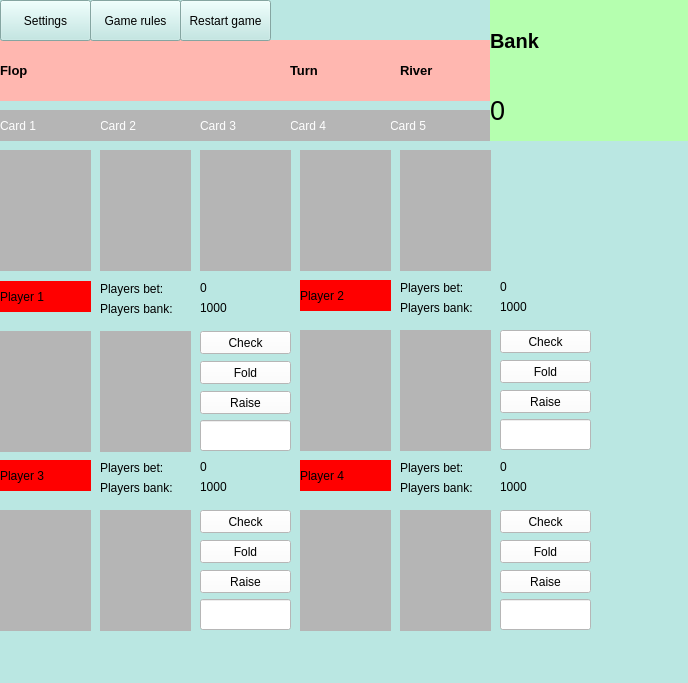
<?xml version="1.0" encoding="UTF-8"?>
<ui version="4.0">
 <class>MainWindow</class>
 <widget class="QMainWindow" name="MainWindow">
  <property name="geometry">
   <rect>
    <x>0</x>
    <y>0</y>
    <width>688</width>
    <height>683</height>
   </rect>
  </property>
  <property name="windowTitle">
   <string>Poker</string>
  </property>
  <property name="styleSheet">
   <string notr="true">background-color: rgb(186, 231, 226);</string>
  </property>
  <widget class="QWidget" name="centralwidget">
   <widget class="QLabel" name="label">
    <property name="geometry">
     <rect>
      <x>0</x>
      <y>40</y>
      <width>291</width>
      <height>61</height>
     </rect>
    </property>
    <property name="font">
     <font>
      <pointsize>10</pointsize>
      <weight>75</weight>
      <bold>true</bold>
     </font>
    </property>
    <property name="styleSheet">
     <string notr="true">background-color: rgb(255, 183, 176);</string>
    </property>
    <property name="text">
     <string>Flop</string>
    </property>
    <property name="margin">
     <number>130</number>
    </property>
   </widget>
   <widget class="QLabel" name="label_2">
    <property name="geometry">
     <rect>
      <x>290</x>
      <y>40</y>
      <width>111</width>
      <height>61</height>
     </rect>
    </property>
    <property name="font">
     <font>
      <pointsize>10</pointsize>
      <weight>75</weight>
      <bold>true</bold>
     </font>
    </property>
    <property name="styleSheet">
     <string notr="true">background-color: rgb(255, 183, 176);</string>
    </property>
    <property name="text">
     <string>Turn</string>
    </property>
    <property name="margin">
     <number>22</number>
    </property>
   </widget>
   <widget class="QLabel" name="label_3">
    <property name="geometry">
     <rect>
      <x>400</x>
      <y>40</y>
      <width>91</width>
      <height>61</height>
     </rect>
    </property>
    <property name="font">
     <font>
      <pointsize>10</pointsize>
      <weight>75</weight>
      <bold>true</bold>
     </font>
    </property>
    <property name="styleSheet">
     <string notr="true">background-color: rgb(255, 183, 176);</string>
    </property>
    <property name="text">
     <string>River</string>
    </property>
    <property name="margin">
     <number>20</number>
    </property>
   </widget>
   <widget class="QLabel" name="card_5">
    <property name="geometry">
     <rect>
      <x>390</x>
      <y>110</y>
      <width>101</width>
      <height>31</height>
     </rect>
    </property>
    <property name="styleSheet">
     <string notr="true">background-color: rgb(181, 181, 181);
color: rgb(255, 255, 255);</string>
    </property>
    <property name="text">
     <string>Card 5</string>
    </property>
    <property name="margin">
     <number>30</number>
    </property>
    <property name="indent">
     <number>-1</number>
    </property>
   </widget>
   <widget class="QLabel" name="card_4">
    <property name="geometry">
     <rect>
      <x>290</x>
      <y>110</y>
      <width>101</width>
      <height>31</height>
     </rect>
    </property>
    <property name="styleSheet">
     <string notr="true">background-color: rgb(181, 181, 181);
color: rgb(255, 255, 255);</string>
    </property>
    <property name="text">
     <string>Card 4</string>
    </property>
    <property name="margin">
     <number>30</number>
    </property>
    <property name="indent">
     <number>-1</number>
    </property>
   </widget>
   <widget class="QLabel" name="card_2">
    <property name="geometry">
     <rect>
      <x>100</x>
      <y>110</y>
      <width>101</width>
      <height>31</height>
     </rect>
    </property>
    <property name="styleSheet">
     <string notr="true">background-color: rgb(181, 181, 181);
color: rgb(255, 255, 255);</string>
    </property>
    <property name="text">
     <string>Card 2</string>
    </property>
    <property name="margin">
     <number>30</number>
    </property>
    <property name="indent">
     <number>-1</number>
    </property>
   </widget>
   <widget class="QLabel" name="card_3">
    <property name="geometry">
     <rect>
      <x>200</x>
      <y>110</y>
      <width>91</width>
      <height>31</height>
     </rect>
    </property>
    <property name="styleSheet">
     <string notr="true">background-color: rgb(181, 181, 181);
color: rgb(255, 255, 255);</string>
    </property>
    <property name="text">
     <string>Card 3</string>
    </property>
    <property name="margin">
     <number>30</number>
    </property>
    <property name="indent">
     <number>-1</number>
    </property>
   </widget>
   <widget class="QLabel" name="card_1">
    <property name="geometry">
     <rect>
      <x>0</x>
      <y>110</y>
      <width>101</width>
      <height>31</height>
     </rect>
    </property>
    <property name="styleSheet">
     <string notr="true">background-color: rgb(181, 181, 181);
color: rgb(255, 255, 255);</string>
    </property>
    <property name="text">
     <string>Card 1</string>
    </property>
    <property name="margin">
     <number>30</number>
    </property>
    <property name="indent">
     <number>-1</number>
    </property>
   </widget>
   <widget class="QLabel" name="label_4">
    <property name="geometry">
     <rect>
      <x>490</x>
      <y>0</y>
      <width>231</width>
      <height>81</height>
     </rect>
    </property>
    <property name="font">
     <font>
      <pointsize>15</pointsize>
      <weight>75</weight>
      <bold>true</bold>
     </font>
    </property>
    <property name="styleSheet">
     <string notr="true">background-color: rgb(181, 255, 175);</string>
    </property>
    <property name="text">
     <string>Bank</string>
    </property>
    <property name="margin">
     <number>20</number>
    </property>
   </widget>
   <widget class="QLabel" name="label_5">
    <property name="geometry">
     <rect>
      <x>490</x>
      <y>80</y>
      <width>231</width>
      <height>61</height>
     </rect>
    </property>
    <property name="font">
     <font>
      <pointsize>20</pointsize>
     </font>
    </property>
    <property name="styleSheet">
     <string notr="true">background-color: rgb(181, 255, 175);</string>
    </property>
    <property name="text">
     <string>0</string>
    </property>
    <property name="margin">
     <number>20</number>
    </property>
   </widget>
   <widget class="QPushButton" name="pushButton">
    <property name="geometry">
     <rect>
      <x>0</x>
      <y>0</y>
      <width>91</width>
      <height>41</height>
     </rect>
    </property>
    <property name="text">
     <string>Settings</string>
    </property>
   </widget>
   <widget class="QPushButton" name="pushButton_2">
    <property name="geometry">
     <rect>
      <x>90</x>
      <y>0</y>
      <width>91</width>
      <height>41</height>
     </rect>
    </property>
    <property name="text">
     <string>Game rules</string>
    </property>
   </widget>
   <widget class="QPushButton" name="pushButton_3">
    <property name="geometry">
     <rect>
      <x>180</x>
      <y>0</y>
      <width>91</width>
      <height>41</height>
     </rect>
    </property>
    <property name="text">
     <string>Restart game</string>
    </property>
   </widget>
   <widget class="QLabel" name="card_6">
    <property name="geometry">
     <rect>
      <x>0</x>
      <y>150</y>
      <width>91</width>
      <height>121</height>
     </rect>
    </property>
    <property name="styleSheet">
     <string notr="true">background-color: rgb(181, 181, 181);
color: rgb(255, 255, 255);</string>
    </property>
    <property name="text">
     <string/>
    </property>
    <property name="margin">
     <number>20</number>
    </property>
    <property name="indent">
     <number>-1</number>
    </property>
   </widget>
   <widget class="QLabel" name="card_7">
    <property name="geometry">
     <rect>
      <x>100</x>
      <y>150</y>
      <width>91</width>
      <height>121</height>
     </rect>
    </property>
    <property name="styleSheet">
     <string notr="true">background-color: rgb(181, 181, 181);
color: rgb(255, 255, 255);</string>
    </property>
    <property name="text">
     <string/>
    </property>
    <property name="margin">
     <number>20</number>
    </property>
    <property name="indent">
     <number>-1</number>
    </property>
   </widget>
   <widget class="QLabel" name="card_8">
    <property name="geometry">
     <rect>
      <x>200</x>
      <y>150</y>
      <width>91</width>
      <height>121</height>
     </rect>
    </property>
    <property name="styleSheet">
     <string notr="true">background-color: rgb(181, 181, 181);
color: rgb(255, 255, 255);</string>
    </property>
    <property name="text">
     <string/>
    </property>
    <property name="margin">
     <number>20</number>
    </property>
    <property name="indent">
     <number>-1</number>
    </property>
   </widget>
   <widget class="QLabel" name="card_9">
    <property name="geometry">
     <rect>
      <x>300</x>
      <y>150</y>
      <width>91</width>
      <height>121</height>
     </rect>
    </property>
    <property name="styleSheet">
     <string notr="true">background-color: rgb(181, 181, 181);
color: rgb(255, 255, 255);</string>
    </property>
    <property name="text">
     <string/>
    </property>
    <property name="margin">
     <number>20</number>
    </property>
    <property name="indent">
     <number>-1</number>
    </property>
   </widget>
   <widget class="QLabel" name="card_10">
    <property name="geometry">
     <rect>
      <x>400</x>
      <y>150</y>
      <width>91</width>
      <height>121</height>
     </rect>
    </property>
    <property name="styleSheet">
     <string notr="true">background-color: rgb(181, 181, 181);
color: rgb(255, 255, 255);</string>
    </property>
    <property name="text">
     <string/>
    </property>
    <property name="margin">
     <number>20</number>
    </property>
    <property name="indent">
     <number>-1</number>
    </property>
   </widget>
   <widget class="QLabel" name="label_6">
    <property name="geometry">
     <rect>
      <x>0</x>
      <y>281</y>
      <width>91</width>
      <height>31</height>
     </rect>
    </property>
    <property name="styleSheet">
     <string notr="true">background-color: rgb(255, 0, 0);</string>
    </property>
    <property name="text">
     <string>Player 1</string>
    </property>
    <property name="margin">
     <number>25</number>
    </property>
   </widget>
   <widget class="QLabel" name="card_11">
    <property name="geometry">
     <rect>
      <x>0</x>
      <y>331</y>
      <width>91</width>
      <height>121</height>
     </rect>
    </property>
    <property name="styleSheet">
     <string notr="true">background-color: rgb(181, 181, 181);
color: rgb(255, 255, 255);</string>
    </property>
    <property name="text">
     <string/>
    </property>
    <property name="margin">
     <number>20</number>
    </property>
    <property name="indent">
     <number>-1</number>
    </property>
   </widget>
   <widget class="QLabel" name="card_12">
    <property name="geometry">
     <rect>
      <x>100</x>
      <y>331</y>
      <width>91</width>
      <height>121</height>
     </rect>
    </property>
    <property name="styleSheet">
     <string notr="true">background-color: rgb(181, 181, 181);
color: rgb(255, 255, 255);</string>
    </property>
    <property name="text">
     <string/>
    </property>
    <property name="margin">
     <number>20</number>
    </property>
    <property name="indent">
     <number>-1</number>
    </property>
   </widget>
   <widget class="QPushButton" name="pushButton_4">
    <property name="geometry">
     <rect>
      <x>200</x>
      <y>331</y>
      <width>91</width>
      <height>23</height>
     </rect>
    </property>
    <property name="styleSheet">
     <string notr="true">background-color: rgb(255, 255, 255);</string>
    </property>
    <property name="text">
     <string>Check</string>
    </property>
   </widget>
   <widget class="QPushButton" name="pushButton_5">
    <property name="geometry">
     <rect>
      <x>200</x>
      <y>361</y>
      <width>91</width>
      <height>23</height>
     </rect>
    </property>
    <property name="styleSheet">
     <string notr="true">background-color: rgb(255, 255, 255);</string>
    </property>
    <property name="text">
     <string>Fold</string>
    </property>
   </widget>
   <widget class="QPushButton" name="pushButton_6">
    <property name="geometry">
     <rect>
      <x>200</x>
      <y>391</y>
      <width>91</width>
      <height>23</height>
     </rect>
    </property>
    <property name="styleSheet">
     <string notr="true">background-color: rgb(255, 255, 255);</string>
    </property>
    <property name="text">
     <string>Raise</string>
    </property>
   </widget>
   <widget class="QLineEdit" name="lineEdit">
    <property name="geometry">
     <rect>
      <x>200</x>
      <y>420</y>
      <width>91</width>
      <height>31</height>
     </rect>
    </property>
    <property name="styleSheet">
     <string notr="true">background-color: rgb(255, 255, 255);</string>
    </property>
   </widget>
   <widget class="QLabel" name="label_7">
    <property name="geometry">
     <rect>
      <x>100</x>
      <y>281</y>
      <width>91</width>
      <height>16</height>
     </rect>
    </property>
    <property name="text">
     <string>Players bet:</string>
    </property>
    <property name="margin">
     <number>0</number>
    </property>
   </widget>
   <widget class="QLabel" name="label_8">
    <property name="geometry">
     <rect>
      <x>100</x>
      <y>301</y>
      <width>91</width>
      <height>16</height>
     </rect>
    </property>
    <property name="text">
     <string>Players bank:</string>
    </property>
   </widget>
   <widget class="QLabel" name="label_9">
    <property name="geometry">
     <rect>
      <x>200</x>
      <y>280</y>
      <width>91</width>
      <height>16</height>
     </rect>
    </property>
    <property name="text">
     <string>0</string>
    </property>
   </widget>
   <widget class="QLabel" name="label_11">
    <property name="geometry">
     <rect>
      <x>200</x>
      <y>300</y>
      <width>91</width>
      <height>16</height>
     </rect>
    </property>
    <property name="text">
     <string>1000</string>
    </property>
   </widget>
   <widget class="QLabel" name="label_12">
    <property name="geometry">
     <rect>
      <x>500</x>
      <y>299</y>
      <width>91</width>
      <height>16</height>
     </rect>
    </property>
    <property name="text">
     <string>1000</string>
    </property>
   </widget>
   <widget class="QLabel" name="label_10">
    <property name="geometry">
     <rect>
      <x>300</x>
      <y>280</y>
      <width>91</width>
      <height>31</height>
     </rect>
    </property>
    <property name="styleSheet">
     <string notr="true">background-color: rgb(255, 0, 0);</string>
    </property>
    <property name="text">
     <string>Player 2</string>
    </property>
    <property name="margin">
     <number>25</number>
    </property>
   </widget>
   <widget class="QLabel" name="label_13">
    <property name="geometry">
     <rect>
      <x>400</x>
      <y>300</y>
      <width>91</width>
      <height>16</height>
     </rect>
    </property>
    <property name="text">
     <string>Players bank:</string>
    </property>
   </widget>
   <widget class="QLabel" name="card_13">
    <property name="geometry">
     <rect>
      <x>300</x>
      <y>330</y>
      <width>91</width>
      <height>121</height>
     </rect>
    </property>
    <property name="styleSheet">
     <string notr="true">background-color: rgb(181, 181, 181);
color: rgb(255, 255, 255);</string>
    </property>
    <property name="text">
     <string/>
    </property>
    <property name="margin">
     <number>20</number>
    </property>
    <property name="indent">
     <number>-1</number>
    </property>
   </widget>
   <widget class="QLabel" name="card_14">
    <property name="geometry">
     <rect>
      <x>400</x>
      <y>330</y>
      <width>91</width>
      <height>121</height>
     </rect>
    </property>
    <property name="styleSheet">
     <string notr="true">background-color: rgb(181, 181, 181);
color: rgb(255, 255, 255);</string>
    </property>
    <property name="text">
     <string/>
    </property>
    <property name="margin">
     <number>20</number>
    </property>
    <property name="indent">
     <number>-1</number>
    </property>
   </widget>
   <widget class="QLabel" name="label_14">
    <property name="geometry">
     <rect>
      <x>500</x>
      <y>279</y>
      <width>91</width>
      <height>16</height>
     </rect>
    </property>
    <property name="text">
     <string>0</string>
    </property>
   </widget>
   <widget class="QLabel" name="label_15">
    <property name="geometry">
     <rect>
      <x>400</x>
      <y>280</y>
      <width>91</width>
      <height>16</height>
     </rect>
    </property>
    <property name="text">
     <string>Players bet:</string>
    </property>
    <property name="margin">
     <number>0</number>
    </property>
   </widget>
   <widget class="QLabel" name="label_16">
    <property name="geometry">
     <rect>
      <x>200</x>
      <y>479</y>
      <width>91</width>
      <height>16</height>
     </rect>
    </property>
    <property name="text">
     <string>1000</string>
    </property>
   </widget>
   <widget class="QLabel" name="label_18">
    <property name="geometry">
     <rect>
      <x>100</x>
      <y>480</y>
      <width>91</width>
      <height>16</height>
     </rect>
    </property>
    <property name="text">
     <string>Players bank:</string>
    </property>
   </widget>
   <widget class="QLabel" name="card_15">
    <property name="geometry">
     <rect>
      <x>0</x>
      <y>510</y>
      <width>91</width>
      <height>121</height>
     </rect>
    </property>
    <property name="styleSheet">
     <string notr="true">background-color: rgb(181, 181, 181);
color: rgb(255, 255, 255);</string>
    </property>
    <property name="text">
     <string/>
    </property>
    <property name="margin">
     <number>20</number>
    </property>
    <property name="indent">
     <number>-1</number>
    </property>
   </widget>
   <widget class="QLabel" name="card_16">
    <property name="geometry">
     <rect>
      <x>100</x>
      <y>510</y>
      <width>91</width>
      <height>121</height>
     </rect>
    </property>
    <property name="styleSheet">
     <string notr="true">background-color: rgb(181, 181, 181);
color: rgb(255, 255, 255);</string>
    </property>
    <property name="text">
     <string/>
    </property>
    <property name="margin">
     <number>20</number>
    </property>
    <property name="indent">
     <number>-1</number>
    </property>
   </widget>
   <widget class="QLabel" name="label_19">
    <property name="geometry">
     <rect>
      <x>200</x>
      <y>459</y>
      <width>91</width>
      <height>16</height>
     </rect>
    </property>
    <property name="text">
     <string>0</string>
    </property>
   </widget>
   <widget class="QLabel" name="label_20">
    <property name="geometry">
     <rect>
      <x>100</x>
      <y>460</y>
      <width>91</width>
      <height>16</height>
     </rect>
    </property>
    <property name="text">
     <string>Players bet:</string>
    </property>
    <property name="margin">
     <number>0</number>
    </property>
   </widget>
   <widget class="QLabel" name="label_21">
    <property name="geometry">
     <rect>
      <x>500</x>
      <y>479</y>
      <width>91</width>
      <height>16</height>
     </rect>
    </property>
    <property name="text">
     <string>1000</string>
    </property>
   </widget>
   <widget class="QLabel" name="label_23">
    <property name="geometry">
     <rect>
      <x>400</x>
      <y>480</y>
      <width>91</width>
      <height>16</height>
     </rect>
    </property>
    <property name="text">
     <string>Players bank:</string>
    </property>
   </widget>
   <widget class="QLabel" name="card_17">
    <property name="geometry">
     <rect>
      <x>300</x>
      <y>510</y>
      <width>91</width>
      <height>121</height>
     </rect>
    </property>
    <property name="styleSheet">
     <string notr="true">background-color: rgb(181, 181, 181);
color: rgb(255, 255, 255);</string>
    </property>
    <property name="text">
     <string/>
    </property>
    <property name="margin">
     <number>20</number>
    </property>
    <property name="indent">
     <number>-1</number>
    </property>
   </widget>
   <widget class="QLabel" name="card_18">
    <property name="geometry">
     <rect>
      <x>400</x>
      <y>510</y>
      <width>91</width>
      <height>121</height>
     </rect>
    </property>
    <property name="styleSheet">
     <string notr="true">background-color: rgb(181, 181, 181);
color: rgb(255, 255, 255);</string>
    </property>
    <property name="text">
     <string/>
    </property>
    <property name="margin">
     <number>20</number>
    </property>
    <property name="indent">
     <number>-1</number>
    </property>
   </widget>
   <widget class="QLabel" name="label_24">
    <property name="geometry">
     <rect>
      <x>500</x>
      <y>459</y>
      <width>91</width>
      <height>16</height>
     </rect>
    </property>
    <property name="text">
     <string>0</string>
    </property>
   </widget>
   <widget class="QLabel" name="label_25">
    <property name="geometry">
     <rect>
      <x>400</x>
      <y>460</y>
      <width>91</width>
      <height>16</height>
     </rect>
    </property>
    <property name="text">
     <string>Players bet:</string>
    </property>
    <property name="margin">
     <number>0</number>
    </property>
   </widget>
   <widget class="QPushButton" name="pushButton_7">
    <property name="geometry">
     <rect>
      <x>500</x>
      <y>390</y>
      <width>91</width>
      <height>23</height>
     </rect>
    </property>
    <property name="styleSheet">
     <string notr="true">background-color: rgb(255, 255, 255);</string>
    </property>
    <property name="text">
     <string>Raise</string>
    </property>
   </widget>
   <widget class="QLineEdit" name="lineEdit_2">
    <property name="geometry">
     <rect>
      <x>500</x>
      <y>419</y>
      <width>91</width>
      <height>31</height>
     </rect>
    </property>
    <property name="styleSheet">
     <string notr="true">background-color: rgb(255, 255, 255);</string>
    </property>
   </widget>
   <widget class="QPushButton" name="pushButton_8">
    <property name="geometry">
     <rect>
      <x>500</x>
      <y>330</y>
      <width>91</width>
      <height>23</height>
     </rect>
    </property>
    <property name="styleSheet">
     <string notr="true">background-color: rgb(255, 255, 255);</string>
    </property>
    <property name="text">
     <string>Check</string>
    </property>
   </widget>
   <widget class="QPushButton" name="pushButton_9">
    <property name="geometry">
     <rect>
      <x>500</x>
      <y>360</y>
      <width>91</width>
      <height>23</height>
     </rect>
    </property>
    <property name="styleSheet">
     <string notr="true">background-color: rgb(255, 255, 255);</string>
    </property>
    <property name="text">
     <string>Fold</string>
    </property>
   </widget>
   <widget class="QPushButton" name="pushButton_10">
    <property name="geometry">
     <rect>
      <x>200</x>
      <y>570</y>
      <width>91</width>
      <height>23</height>
     </rect>
    </property>
    <property name="styleSheet">
     <string notr="true">background-color: rgb(255, 255, 255);</string>
    </property>
    <property name="text">
     <string>Raise</string>
    </property>
   </widget>
   <widget class="QLineEdit" name="lineEdit_3">
    <property name="geometry">
     <rect>
      <x>200</x>
      <y>599</y>
      <width>91</width>
      <height>31</height>
     </rect>
    </property>
    <property name="styleSheet">
     <string notr="true">background-color: rgb(255, 255, 255);</string>
    </property>
   </widget>
   <widget class="QPushButton" name="pushButton_11">
    <property name="geometry">
     <rect>
      <x>200</x>
      <y>510</y>
      <width>91</width>
      <height>23</height>
     </rect>
    </property>
    <property name="styleSheet">
     <string notr="true">background-color: rgb(255, 255, 255);</string>
    </property>
    <property name="text">
     <string>Check</string>
    </property>
   </widget>
   <widget class="QPushButton" name="pushButton_12">
    <property name="geometry">
     <rect>
      <x>200</x>
      <y>540</y>
      <width>91</width>
      <height>23</height>
     </rect>
    </property>
    <property name="styleSheet">
     <string notr="true">background-color: rgb(255, 255, 255);</string>
    </property>
    <property name="text">
     <string>Fold</string>
    </property>
   </widget>
   <widget class="QPushButton" name="pushButton_13">
    <property name="geometry">
     <rect>
      <x>500</x>
      <y>570</y>
      <width>91</width>
      <height>23</height>
     </rect>
    </property>
    <property name="styleSheet">
     <string notr="true">background-color: rgb(255, 255, 255);</string>
    </property>
    <property name="text">
     <string>Raise</string>
    </property>
   </widget>
   <widget class="QLineEdit" name="lineEdit_4">
    <property name="geometry">
     <rect>
      <x>500</x>
      <y>599</y>
      <width>91</width>
      <height>31</height>
     </rect>
    </property>
    <property name="styleSheet">
     <string notr="true">background-color: rgb(255, 255, 255);</string>
    </property>
   </widget>
   <widget class="QPushButton" name="pushButton_14">
    <property name="geometry">
     <rect>
      <x>500</x>
      <y>510</y>
      <width>91</width>
      <height>23</height>
     </rect>
    </property>
    <property name="styleSheet">
     <string notr="true">background-color: rgb(255, 255, 255);</string>
    </property>
    <property name="text">
     <string>Check</string>
    </property>
   </widget>
   <widget class="QPushButton" name="pushButton_15">
    <property name="geometry">
     <rect>
      <x>500</x>
      <y>540</y>
      <width>91</width>
      <height>23</height>
     </rect>
    </property>
    <property name="styleSheet">
     <string notr="true">background-color: rgb(255, 255, 255);</string>
    </property>
    <property name="text">
     <string>Fold</string>
    </property>
   </widget>
   <widget class="QLabel" name="label_17">
    <property name="geometry">
     <rect>
      <x>0</x>
      <y>460</y>
      <width>91</width>
      <height>31</height>
     </rect>
    </property>
    <property name="styleSheet">
     <string notr="true">background-color: rgb(255, 0, 0);</string>
    </property>
    <property name="text">
     <string>Player 3</string>
    </property>
    <property name="margin">
     <number>25</number>
    </property>
   </widget>
   <widget class="QLabel" name="label_22">
    <property name="geometry">
     <rect>
      <x>300</x>
      <y>460</y>
      <width>91</width>
      <height>31</height>
     </rect>
    </property>
    <property name="styleSheet">
     <string notr="true">background-color: rgb(255, 0, 0);</string>
    </property>
    <property name="text">
     <string>Player 4</string>
    </property>
    <property name="margin">
     <number>25</number>
    </property>
   </widget>
  </widget>
  <widget class="QMenuBar" name="menubar">
   <property name="geometry">
    <rect>
     <x>0</x>
     <y>0</y>
     <width>688</width>
     <height>21</height>
    </rect>
   </property>
  </widget>
  <widget class="QStatusBar" name="statusbar"/>
 </widget>
 <resources/>
 <connections/>
</ui>
